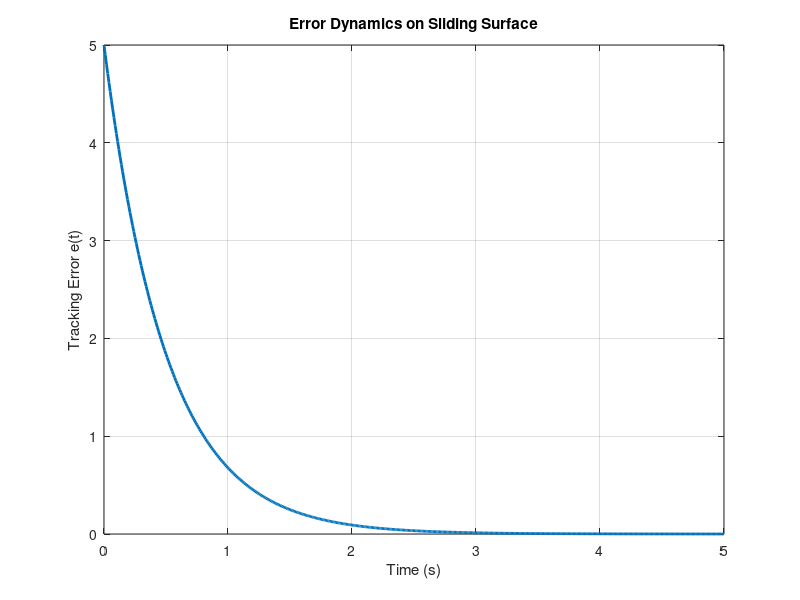

Source code (MATLAB):
% sliding_surface_example.m
% Simulate error dynamics for a basic sliding surface

lambda = 2;                   % Convergence rate
e0 = 5;                       % Initial tracking error
t = 0:0.01:5;                 % Time vector

e = e0 * exp(-lambda * t);    % Error decay: e(t) = e0 * exp(-lambda*t)

% Plotting
plot(t, e, 'LineWidth', 2);
xlabel('Time (s)');
ylabel('Tracking Error e(t)');
title('Error Dynamics on Sliding Surface');
grid on;